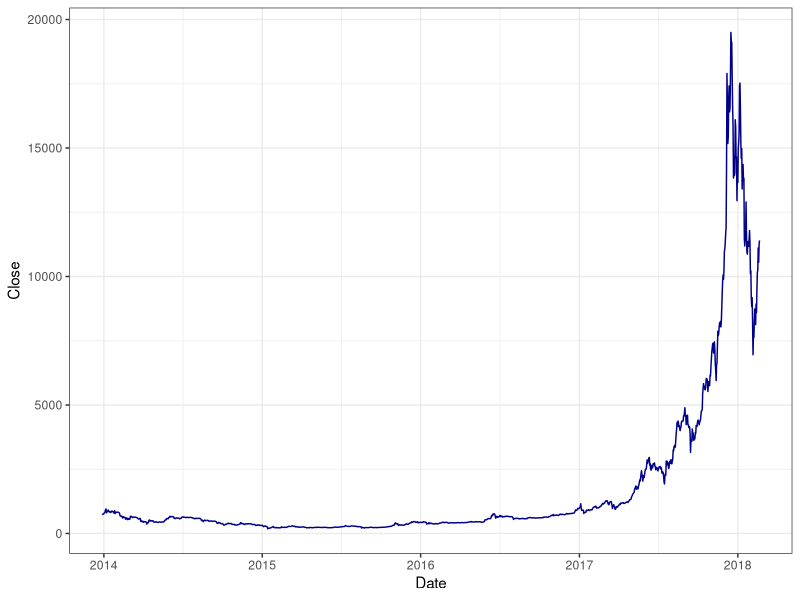
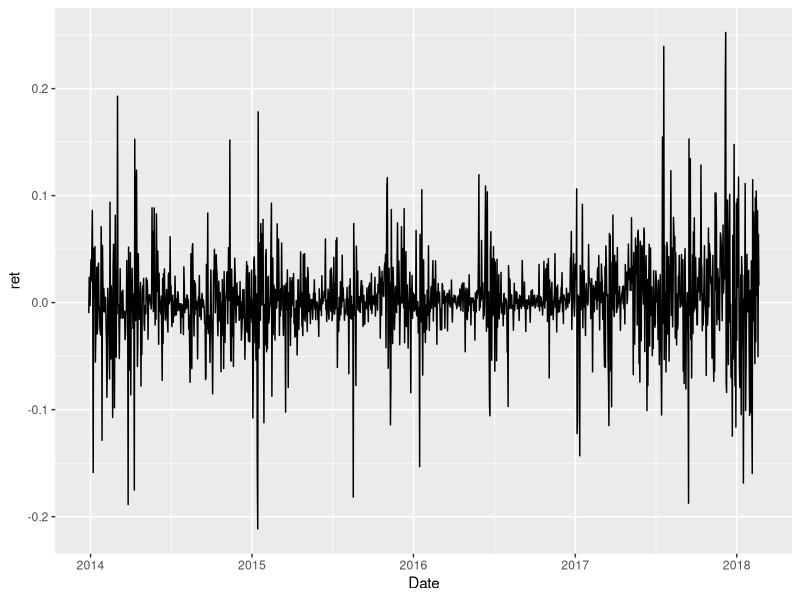
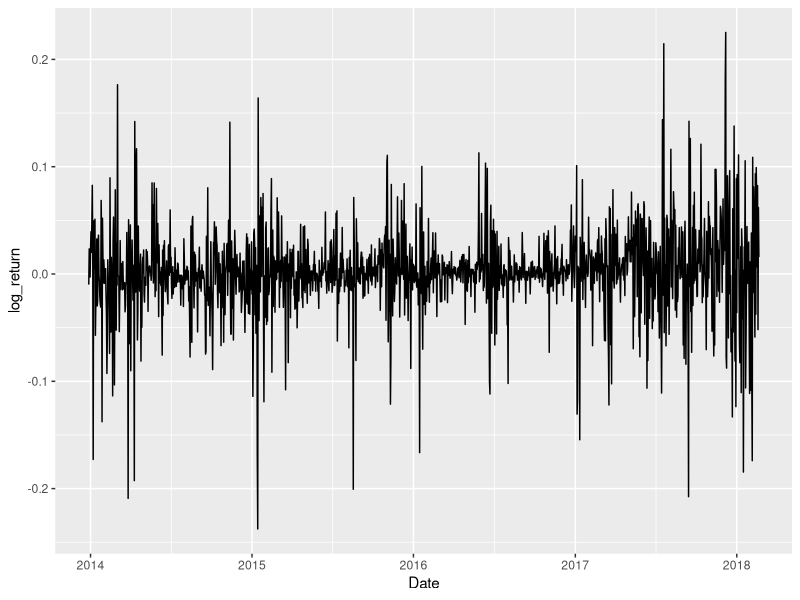

Reproduce these figures in R, in order.
# Data Visualization
# Author: Yanhan Si
# Created by: Nov 19, 2020 (GMT-5)
# Updated by: Nov 19, 2020 (GMT-5)
# --------------------------------------------------------------------------------

library(tidyverse)
library(ggplot2)
# read data
directory = "./archive/"
bitcoin = read_csv("bitcoin.csv")
names(bitcoin)
bitcoin %>% 
  ggplot(aes(x = Date, y = Close)) +
  geom_line(color = "darkblue") +
  theme_bw() 
bitcoin %>% ggplot(aes(x = Date, y = ret)) + geom_line()
bitcoin %>% ggplot(aes(x = Date, y = log_return)) + geom_line()